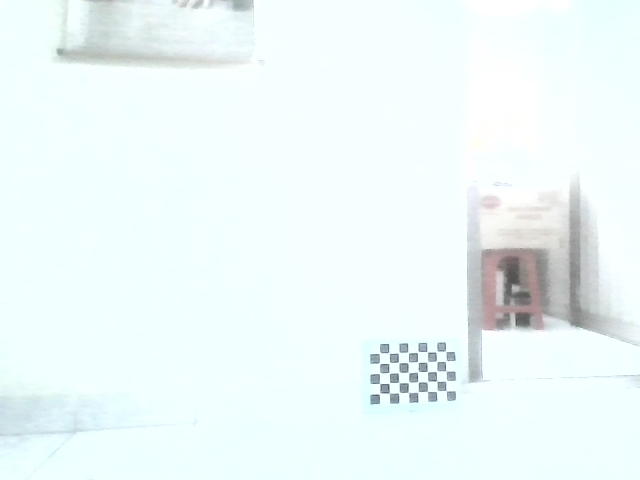
#> input picture MocapExCalib/cam0/frame_000017_cam_0.jpg, 640 x 480 px, found by its file name
$ python ext_calib.py
#> lines starting #> are read from the running program, lines starting #| are printed output that depends on the picture; long printed decimals are rounded
import cv2
import numpy as np
import os
# Ép Qt sử dụng xcb (X11 tương thích ngược) hoặc wayland để triệt tiêu lỗi
os.environ["QT_QPA_PLATFORM"] = "xcb"

"""
RMS Error
0.191229501326295

Camera Matrix
[[500.54937452   0.         351.05078124]
 [  0.         501.26668079 219.20812061]
 [  0.           0.           1.        ]]

Distortion
[[ 0.12011192 -0.16491477 -0.00207192 -0.00053048 -0.03867355]]

Mean reprojection error
0.02244168963746111

"""

# ==========================================
# 1. KHỞI TẠO THÔNG SỐ (TỪ BLENDER MÀ RA)
# ==========================================
# Số lượng "góc trong" của bàn cờ 8x11
CHECKERBOARD = (8, 5) # 10 cột, 7 hàng
SQUARE_SIZE = 0.025 # 100mm = 0.1m

# Ma trận nội tại K (Intrinsic Matrix) tính tay từ thông số Blender
K = np.array([[500.54937452, 0.0,    351.05078124],
              [0.0,    501.26668079, 219.20812061],
              [0.0,    0.0,    1.0   ]], dtype=np.float64)

# Hệ số méo (0 hoàn toàn vì EEVEE render hoàn hảo)
dist_coeffs = np.array([0.12011192, -0.16491477, -0.00207192, -0.00053048, -0.03867355])
print(dist_coeffs)
print(dist_coeffs.shape)

# ==========================================
# 2. XÂY DỰNG TỌA ĐỘ 3D THẾ GIỚI (WCS)
# ==========================================
# Bàn cờ đang được dựng đứng trên mặt phẳng YZ, vuông góc tại gốc O(0,0,0)
# Trục X = 0. Các góc giao nằm trải dài trên Y và Z.
objp = np.zeros((CHECKERBOARD[0] * CHECKERBOARD[1], 3), np.float32)
# Tạo lưới tọa độ Y, Z và nhân với kích thước thật
grid = np.mgrid[0:CHECKERBOARD[0], 0:CHECKERBOARD[1]].T.reshape(-1, 2)

# Gán tọa độ vào trục Y và Z (Trục X = 0)
objp[:, 1] = grid[:, 0] * SQUARE_SIZE  # Trục Y (Chiều ngang bàn cờ)
objp[:, 2] = grid[:, 1] * SQUARE_SIZE

# ==========================================
# 3. XỬ LÝ ẢNH & TÍNH TOÁN EXTRINSIC
# ==========================================
def calculate_extrinsics(image_path):
    # Đọc ảnh và chuyển sang Trắng Đen (Grayscale)
    img = cv2.imread(image_path)
#> img is the input picture: shape (480, 640, 3); mean B, G, R 249.2, 249.1, 238
    if img is None:
        print(f"Không tìm thấy ảnh: {image_path}")
        return

    '''
    #############
    gray = cv2.cvtColor(img, cv2.COLOR_BGR2GRAY)

    # Mô phỏng cách OpenCV binarize bức ảnh để tìm bàn cờ
    # Khối block size 11 hoặc 15 là thông số tiêu chuẩn
    binary = cv2.adaptiveThreshold(gray, 255, cv2.ADAPTIVE_THRESH_MEAN_C,
                                cv2.THRESH_BINARY, 15, 5)

    cv2.imshow("What OpenCV Sees (Binary)", binary)
    cv2.waitKey(0)
    corners_raw = cv2.goodFeaturesToTrack(gray, maxCorners=150, qualityLevel=0.01, minDistance=10)

    img_show = img.copy()
    if corners_raw is not None:
        corners_raw = np.intp(corners_raw)
        for i in corners_raw:
            x, y = i.ravel()
            # Chấm điểm màu đỏ lên các góc tìm được
            cv2.circle(img_show, (x, y), 3, (0, 0, 255), -1)

    cv2.imshow("Raw Corners", img_show)
    cv2.waitKey(0)
    #############
    '''

    cv2.imshow(os.path.basename(image_path), img)
    cv2.waitKey(0)
    cv2.destroyAllWindows()

    gray = cv2.cvtColor(img, cv2.COLOR_BGR2GRAY)
    cv2.imshow(f"Grayed: {os.path.basename(image_path)}", gray)
    cv2.waitKey(0)
    cv2.destroyAllWindows()

    # Quét ảnh để tìm các góc bàn cờ (Image Points 2D)
    ret, corners = cv2.findChessboardCorners(gray, CHECKERBOARD, None)
#> ret = True; corners = 40 rows, first 8: [446.3, 390.5], [436.4, 391.5], [427.3, 391.3], [418.1, 391.8], [408.3, 392.2], [399.3, 392.5], [389.2, 392.8], [383, 391]

    if ret:
        print(f"\n--- ĐÃ TÌM THẤY BÀN CỜ TRONG {image_path} ---")

        # Tinh chỉnh tọa độ pixel chính xác tới số thập phân (Sub-pixel accuracy)
        """"
        criteria = (cv2.TERM_CRITERIA_EPS + cv2.TERM_CRITERIA_MAX_ITER, 30, 0.001)
        corners_refined = cv2.cornerSubPix(gray, corners, (11, 11), (-1, -1), criteria)
        """
        winSize = (3, 3)
        zeroZone = (-1, -1)
        criteria = (cv2.TERM_CRITERIA_EPS + cv2.TERM_CRITERIA_MAX_ITER, 30, 0.001)

        corners_refined = cv2.cornerSubPix(gray, corners, winSize, zeroZone, criteria)
#> corners_refined = 40 rows, first 8: [446.3, 390.6], [436.6, 391.3], [427.3, 391.3], [417.9, 391.9], [408.4, 392.3], [399.1, 392.5], [389.2, 392.8], [383, 391]

        # Trọng tâm: Giải phương trình PnP để tìm Ma trận Ngoại
        success, rvec, tvec = cv2.solvePnP(objp, corners_refined, K, dist_coeffs)
#> success = True; rvec = [1.12, -1.26, 1.31]; tvec = [0.249, 0.448, 1.32]
        projected_points, _ = cv2.projectPoints(objp, rvec, tvec, K, dist_coeffs)
#> projected_points = 40 rows, first 8: [446.3, 390.7], [437, 391], [427.6, 391.3], [418.1, 391.6], [408.7, 392], [399.2, 392.3], [389.7, 392.7], [380.1, 393]

        # Tính tổng khoảng cách Euclid (L2 Norm) giữa điểm chiếu và điểm thực
        error = cv2.norm(corners_refined, projected_points, cv2.NORM_L2) / len(projected_points)
#> error = 0.101

        print(f"Reprojection Error: {error:.4f} pixels")
#| Reprojection Error: 0.1015 pixels

        axis_length = 0.3
        cv2.drawFrameAxes(img, K, dist_coeffs, rvec, tvec, axis_length)

        cv2.imwrite(image_path.replace(".jpg", "_axes.jpg"), img)

        if success:
            # rvec là Vector xoay. Cần dùng Rodrigues để dịch ra Ma trận xoay 3x3
            R, _ = cv2.Rodrigues(rvec)
#> R = [[-0.11, -0.994, -0.00628], [0.0459, 0.00122, -0.999], [0.993, -0.111, 0.0455]]

            R_mat = np.matrix(R)
#> R_mat has the same summary as R
            tvec_mat = np.matrix(tvec)
#> tvec_mat = [[0.249], [0.448], [1.32]]

            # Tính tọa độ thực của Camera trong không gian thế giới (WCS)
            camera_pos_wcs = -R_mat.T * tvec_mat
#> camera_pos_wcs = [[-1.31], [0.393], [0.389]]
            offset = [[0],[0.025],[0.025]]
            camera_pos_wcs += offset
#> camera_pos_wcs = [[-1.31], [0.418], [0.414]]

            print("Tọa độ của Camera trong không gian WCS (X, Y, Z):")
            print(camera_pos_wcs)
#| [[-1.307]
#|  [ 0.4181]
#|  [ 0.4135]]
            print("\nRotation Matrix (Góc chúi/nghiêng của Camera):")
            print(R)
#| [[-0.1103 -0.9939 -0.006277]
#|  [ 0.04588  0.001216 -0.9989]
#|  [ 0.9928 -0.1105  0.04546]]

            # (Tùy chọn) Vẽ đè lên ảnh để test xem nó nhận diện đúng chưa
            cv2.drawChessboardCorners(img, CHECKERBOARD, corners_refined, ret)
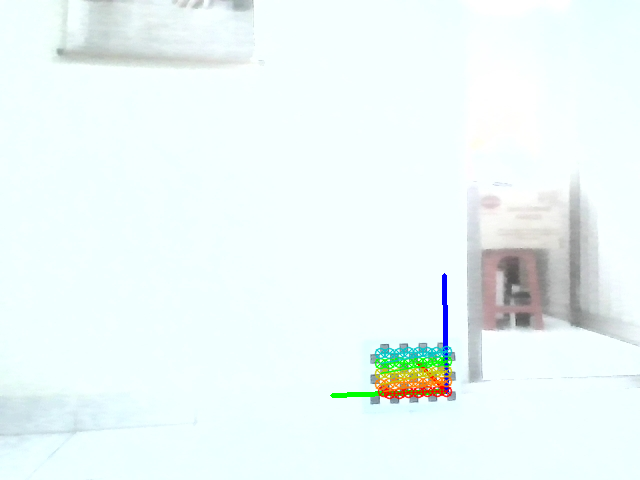
#> img: shape (480, 640, 3); mean B, G, R 247.5, 248.3, 236.9
            cv2.imwrite(image_path.replace(".jpg", "_calib.jpg"), img)

            return R, tvec, camera_pos_wcs
    else:
        print(f"THẤT BẠI: Thuật toán bị mù, không thấy đủ {CHECKERBOARD} góc trong {image_path}")
        return None, None, None

# Chạy thử cho 2 file ảnh
# R1, T1, c1 = calculate_extrinsics("/home/khanh/Blender/blender-5.1.2-linux-x64/mocap_Cam_1.jpg")
# R2, T2, c2 = calculate_extrinsics("/home/khanh/Blender/blender-5.1.2-linux-x64/mocap_Cam_2.jpg")
R1, T1, c1 = calculate_extrinsics("/home/khanh/Programming/Thesis/Thesis_1/MocapExCalib/cam0/frame_000017_cam_0.jpg")
#> R1 has the same summary as R in calculate_extrinsics; T1 = [0.249, 0.448, 1.32]; c1 = [[-1.31], [0.418], [0.414]]
R2, T2, c2 = calculate_extrinsics("/home/khanh/Programming/Thesis/Thesis_1/MocapExCalib/cam1/frame_000017_cam_1.jpg")
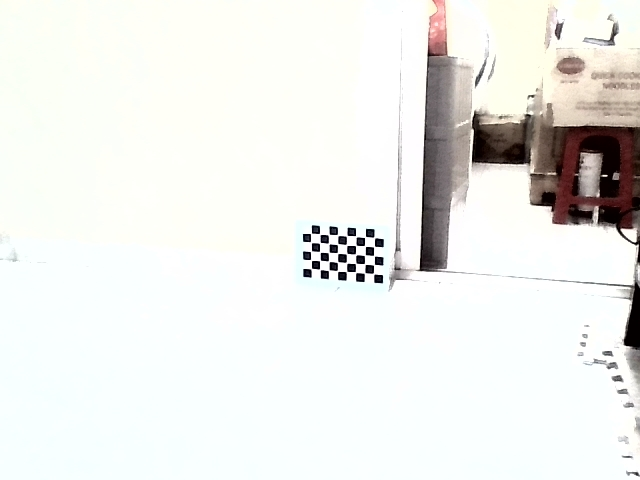
#> input picture MocapExCalib/cam1/frame_000017_cam_1.jpg, 640 x 480 px, found by its file name
#> in calculate_extrinsics, img is the input picture: shape (480, 640, 3); mean B, G, R 234.3, 237.4, 236.8
#> in calculate_extrinsics (call 2), `ret, corners = cv2.findChessboardCorners(gray, CHECKERBOARD, None)`: corners = 40 rows, first 8: [373.6, 273.6], [364.5, 273], [355.5, 272], [346.5, 271.5], [337.5, 270.9], [328.6, 270.3], [319.9, 269.4], [311.2, 268.6]
#> in calculate_extrinsics (call 2), `corners_refined = cv2.cornerSubPix(gray, corners, winSize, zeroZone, c..`: corners_refined = 40 rows, first 8: [373.6, 273.6], [364.6, 273], [355.5, 272.1], [346.5, 271.5], [337.5, 270.9], [328.7, 270.3], [319.8, 269.4], [311.3, 268.6]
#> in calculate_extrinsics (call 2), `success, rvec, tvec = cv2.solvePnP(objp, corners_refined, K, dist_coef..`: rvec = [1.48, -1.18, 0.956]; tvec = [0.0607, 0.146, 1.34]
#> in calculate_extrinsics (call 2), `projected_points, _ = cv2.projectPoints(objp, rvec, tvec, K, dist_coef..`: projected_points = 40 rows, first 8: [373.7, 273.7], [364.5, 272.9], [355.5, 272.2], [346.5, 271.5], [337.6, 270.8], [328.7, 270.1], [319.9, 269.4], [311.2, 268.7]
#> in calculate_extrinsics (call 2), `error = cv2.norm(corners_refined, projected_points, cv2.NORM_L2) / len..`: error = 0.0179
#| Reprojection Error: 0.0179 pixels
#> in calculate_extrinsics (call 2), `R, _ = cv2.Rodrigues(rvec)`: R = [[0.222, -0.975, 0.00762], [-0.207, -0.0549, -0.977], [0.953, 0.216, -0.214]]
#> in calculate_extrinsics (call 2), `R_mat = np.matrix(R)`: R_mat has the same summary as R
#> in calculate_extrinsics (call 2), `tvec_mat = np.matrix(tvec)`: tvec_mat = [[0.0607], [0.146], [1.34]]
#> in calculate_extrinsics (call 2), `camera_pos_wcs = -R_mat.T * tvec_mat`: camera_pos_wcs = [[-1.26], [-0.222], [0.43]]
#> in calculate_extrinsics (call 2), `camera_pos_wcs += offset`: camera_pos_wcs = [[-1.26], [-0.197], [0.455]]
#| [[-1.264]
#|  [-0.1975]
#|  [ 0.455]]
#| [[ 0.2223 -0.975  0.00762]
#|  [-0.2072 -0.05488 -0.9768]
#|  [ 0.9527  0.2155 -0.2142]]
#> in calculate_extrinsics (call 2), `cv2.drawChessboardCorners(img, CHECKERBOARD, corners_refined, ret)`:
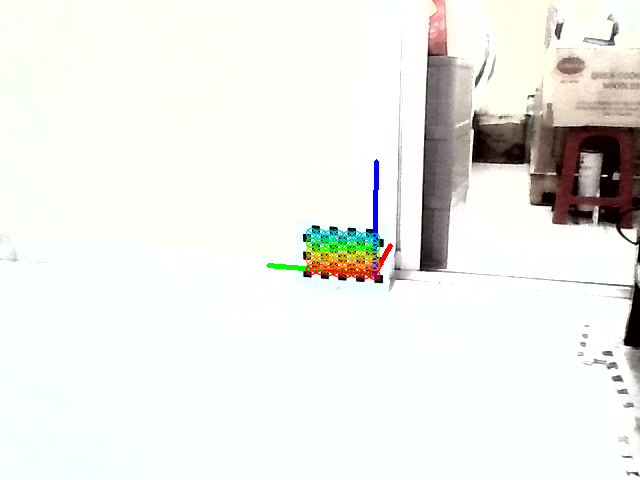
#> img: shape (480, 640, 3); mean B, G, R 233.1, 237.1, 236.1
#> R2 has the same summary as R in calculate_extrinsics; T2 = [0.0607, 0.146, 1.34]; c2 = [[-1.26], [-0.197], [0.455]]
cam1_loc = (-4.0, 0.0, 1.2)
cam2_loc = (-4.0, 4.62, 1.2)

print(f"Check cam 0 error: {np.linalg.norm((cam1_loc - c1.ravel()))}")
#| Check cam 0 error: 2.836
print(f"Check cam 1 error: {np.linalg.norm((cam2_loc - c2.ravel()))}")
#| Check cam 1 error: 5.590
